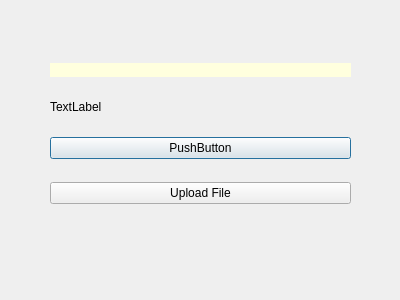
<?xml version="1.0" encoding="UTF-8"?>
<ui version="4.0">
 <class>Dialog</class>
 <widget class="QDialog" name="Dialog">
  <property name="geometry">
   <rect>
    <x>0</x>
    <y>0</y>
    <width>400</width>
    <height>300</height>
   </rect>
  </property>
  <property name="windowTitle">
   <string>Dialog</string>
  </property>
  <widget class="QWidget" name="verticalLayoutWidget">
   <property name="geometry">
    <rect>
     <x>30</x>
     <y>40</y>
     <width>341</width>
     <height>191</height>
    </rect>
   </property>
   <layout class="QVBoxLayout" name="layout" stretch="0,1,1,1">
    <property name="spacing">
     <number>20</number>
    </property>
    <property name="leftMargin">
     <number>20</number>
    </property>
    <property name="topMargin">
     <number>20</number>
    </property>
    <property name="rightMargin">
     <number>20</number>
    </property>
    <property name="bottomMargin">
     <number>20</number>
    </property>
    <item>
     <widget class="QLabel" name="main_status_lbl">
      <property name="sizePolicy">
       <sizepolicy hsizetype="Preferred" vsizetype="Maximum">
        <horstretch>1</horstretch>
        <verstretch>1</verstretch>
       </sizepolicy>
      </property>
      <property name="styleSheet">
       <string notr="true">background-color: rgb(255, 255, 222);</string>
      </property>
      <property name="text">
       <string/>
      </property>
      <property name="alignment">
       <set>Qt::AlignLeading|Qt::AlignLeft|Qt::AlignVCenter</set>
      </property>
      <property name="wordWrap">
       <bool>false</bool>
      </property>
     </widget>
    </item>
    <item>
     <widget class="QLabel" name="status_lbl">
      <property name="sizePolicy">
       <sizepolicy hsizetype="Preferred" vsizetype="Maximum">
        <horstretch>1</horstretch>
        <verstretch>1</verstretch>
       </sizepolicy>
      </property>
      <property name="text">
       <string>TextLabel</string>
      </property>
      <property name="alignment">
       <set>Qt::AlignLeading|Qt::AlignLeft|Qt::AlignVCenter</set>
      </property>
      <property name="wordWrap">
       <bool>true</bool>
      </property>
     </widget>
    </item>
    <item>
     <widget class="QPushButton" name="submit_btn">
      <property name="text">
       <string>PushButton</string>
      </property>
     </widget>
    </item>
    <item>
     <widget class="QPushButton" name="upload_btn">
      <property name="text">
       <string>Upload File</string>
      </property>
     </widget>
    </item>
   </layout>
  </widget>
 </widget>
 <resources/>
 <connections/>
</ui>
